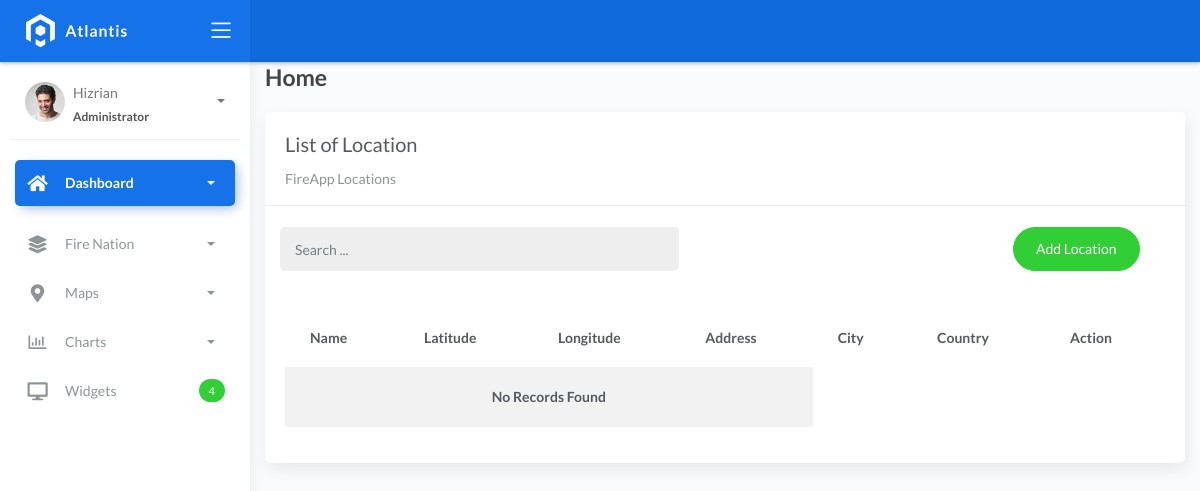
The app's page /locationlist, older data.
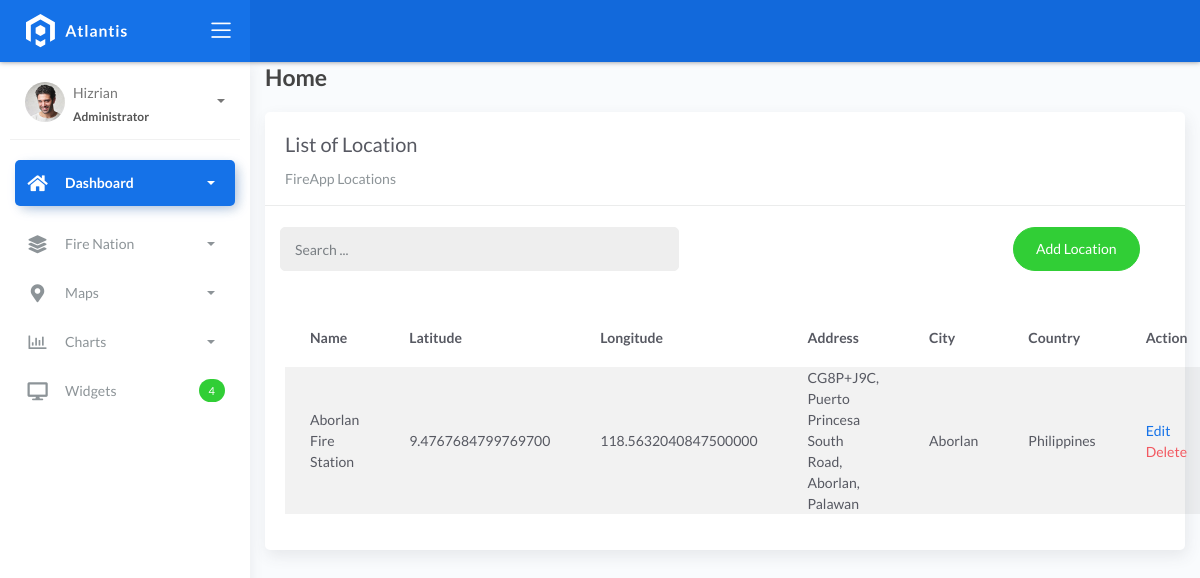
The same page, newer data.
### fire/models.py (models this page shows, shortened)
class BaseModel(models.Model):
    created_at = models.DateTimeField(auto_now_add=True, db_index=True)
    updated_at = models.DateTimeField(auto_now=True)
    class Meta:
        abstract = True

class Locations(BaseModel):
    name = models.CharField(max_length=150)
    latitude = models.DecimalField(
        max_digits=22, decimal_places=16, null=True, blank=True)
    longitude = models.DecimalField(
        max_digits=22, decimal_places=16, null=True, blank=True)
    address = models.CharField(max_length=150)
    city = models.CharField(max_length=150)  # can be in separate table
    country = models.CharField(max_length=150)  # can be in separate table

### fire/views.py (the view)
# urls.py: path('locationlist', views.LocationList.as_view(), name='location-list'),
class LocationList(ListView):
    model = Locations
    context_object_name = 'locations'
    template_name = "location_list.html"
    paginate_by = 5
    def get_queryset(self, *args, **kwargs):
        qs = super(LocationList, self).get_queryset(*args, **kwargs)
        if self.request.GET.get("q") != None:
            query = self.request.GET.get('q')
            qs = qs.filter(Q(name__icontains=query) |
            Q(city__icontains=query) | Q(country__icontains=query))
        return qs

### templates/location_list.html (shortened to what this page needs)
{% extends 'base.html' %} {% load static %} {% block content %}
<div class="content">
    <div class="container-fluid">
        <h4 class="page-title">Home</h4>
        <div class="row">
            <div class="col-md-12">
                <div class="card">
                    <div class="card-header">
                        <div class="card-title">List of Location</div>
                        <div class="card-category">FireApp Locations</div>
                    </div>
                    <br>
                        <div class="col-md-12 row">
                            <div class="col-md-6">
                                <form action="" class="navbar-left navbar-form nav-search mr-md-3" action="{% url 'location-list' %}">
                                    <div class="input-group">
                                        <input type="text" placeholder="Search ..." class="form-control" name="q">
                                        <div class="input-group-append">
                                        <span class="input-group-text">
                                        </span>
                                        </div>
                                    </div>
                                </form>
                            </div>
                            <div class="col-md-6">
                                <div class="pull-right">
                                    <a href="{% url 'location-add' %}" class="btn btn-success btn-rounded">Add Location</a>
                                </div>
                            </div>
                        </div>
                    <div class="card-body">
                        <table class="table table-striped mt-3">
                            <thead>
                                <tr>
                                    <th scope="col">Name</th>
                                    <th scope="col">Latitude</th>
                                    <th scope="col">Longitude</th>
                                    <th scope="col">Address</th>
                                    <th scope="col">City</th>
                                    <th scope="col">Country</th>
                                    <th scope="col">Action</th>
                                </tr>
                            </thead>
                            <tbody>
                                {% for object in object_list %}
                                <tr>
                                    <td>{{ object.name }}</td>
                                    <td>{{ object.latitude }}</td>
                                    <td>{{ object.longitude }}</td>
                                    <td>{{ object.address }}</td>
                                    <td>{{ object.city }}</td>
                                    <td>{{ object.country }}</td>
                                    <td>
                                        <a href="locationlist/{{ object.id }}">Edit</a>
                                        <a href="locationlist/{{ object.id }}/delete" class="text-danger">Delete</a>
                                    </td>
                                </tr>
                                {% empty %}
                                <tr>
                                    <td colspan="4" style="text-align: center">
                                    <p class="text-sm font-weight-bold mb-0">No Records Found</p>
                                    </td>
                                </tr>
                                {% endfor %}
                            </tbody>
                        </table>
                    </div>
                </div>
            </div>
        </div>
    </div>
</div>
{% endblock %}

Row changes from the older to the newer data that the page shows:
added Locations: name "Aborlan Fire Station", latitude "9.4767684799769700", longitude "118.5632040847500000", address "CG8P+J9C, Puerto Princesa South Road, Aborlan, Palawan", city "Aborlan", country "Philippines"
Text that changed along with them:
text no longer shown: "No Records Found"
